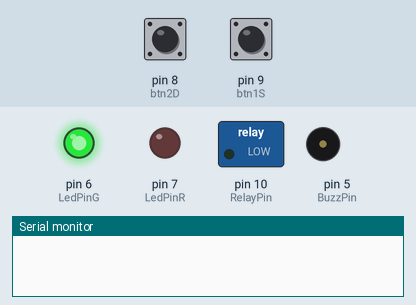
A program run on a simulated Arduino Uno, built with avr-gcc and run on an emulated ATmega328P. Parts: switched loads named in the program (green lamp = pin HIGH), output pins drawn as LEDs (lit = HIGH), buzzer (waves = sounding), the last lines printed to the serial monitor. Inputs (shaded band) come from the test bench; at power-on: pin 9 (btn1S) HIGH, pin 8 (btn2D) HIGH.

Above: at 1.2 s.
1.3 s: pin 9 (btn1S) pulled LOW for 0.15 s
At 1.8 s:
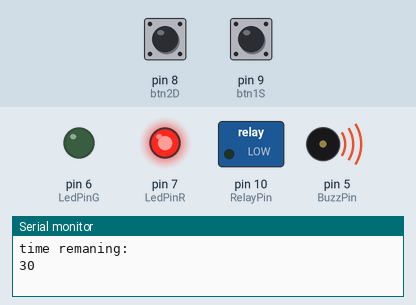
2.9 s: pin 8 (btn2D) pulled LOW for 1 s
At 4.5 s:
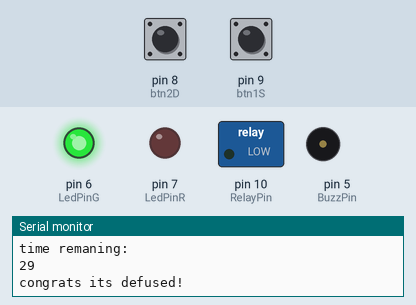
5.4 s: pin 9 (btn1S) pulled LOW for 1 s
At 6.1 s:
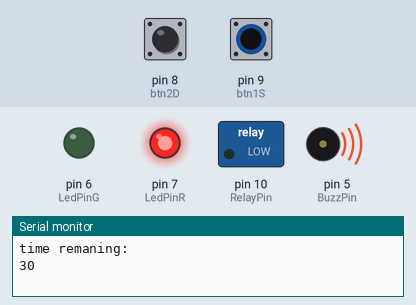
7.9 s: pin 8 (btn2D) pulled LOW for 3.2 s
At 9.6 s:
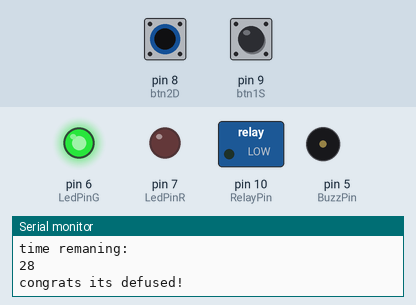
Timing chart, 0 to 11.1 s (numbered marks = the images above; inputs shaded):
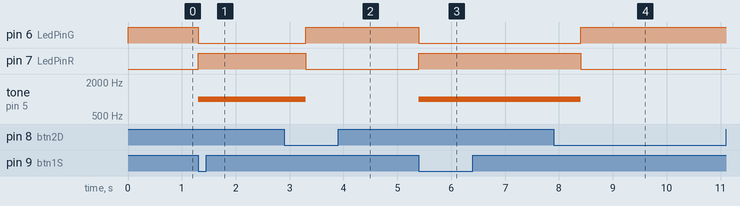

Measured:
- after the input at 1.3 s, pin 6 (LedPinG): HIGH → LOW at once; pin 7 (LedPinR): LOW → HIGH at once; tone on pin 5 (BuzzPin): silent → 1000 Hz at once
- after the input at 2.9 s, pin 6 (LedPinG): LOW → HIGH after 0.40 s; pin 7 (LedPinR): HIGH → LOW after 0.40 s; tone on pin 5 (BuzzPin): 1000 Hz → silent after 0.40 s
- after the input at 5.4 s, pin 6 (LedPinG): HIGH → LOW at once; pin 7 (LedPinR): LOW → HIGH at once; tone on pin 5 (BuzzPin): silent → 1000 Hz at once
- after the input at 7.9 s, pin 6 (LedPinG): LOW → HIGH after 0.50 s; pin 7 (LedPinR): HIGH → LOW after 0.50 s; tone on pin 5 (BuzzPin): 1000 Hz → silent after 0.50 s

The program:

main.cpp
```cpp
#include <Arduino.h>
#define RelayPin 10
#define btn1S 9
#define btn2D 8
#define LedPinR 7
#define LedPinG 6
#define BuzzPin 5
 const int countDown= 30;
void setup() {
  pinMode(LedPinR,OUTPUT);
  pinMode(LedPinG,OUTPUT);
  pinMode(BuzzPin,OUTPUT);
  pinMode(btn1S,INPUT_PULLUP);
  pinMode(btn2D,INPUT_PULLUP);
  pinMode(RelayPin, OUTPUT);
  Serial.begin(115200);
  digitalWrite(LedPinG,HIGH);

}

void loop() {

  int btn1Stat=digitalRead(btn1S);

 if(!btn1Stat){
  Serial.println("defuse the bomb ma boy or it will explode in 30 seconds");
  digitalWrite(LedPinR,HIGH);
  digitalWrite(LedPinG,LOW);
  tone(BuzzPin,1000);
  for(int i=countDown;i >=0;i--){
    Serial.println("time remaning: ");
    Serial.println(i);
    delay(1000);
    int btn2Stat=digitalRead(btn2D);
    if(btn2Stat==LOW){
      Serial.println("congrats its defused! ");
      digitalWrite(LedPinG,HIGH);
      digitalWrite(LedPinR,LOW);
      noTone(BuzzPin);
      digitalWrite(RelayPin,LOW);
      return;
    }
  }
  Serial.println("Boooooooooom");
  digitalWrite(RelayPin,HIGH);
  delay(3000);
  noTone(BuzzPin);

 }


    digitalWrite(LedPinG,HIGH);

}
```
